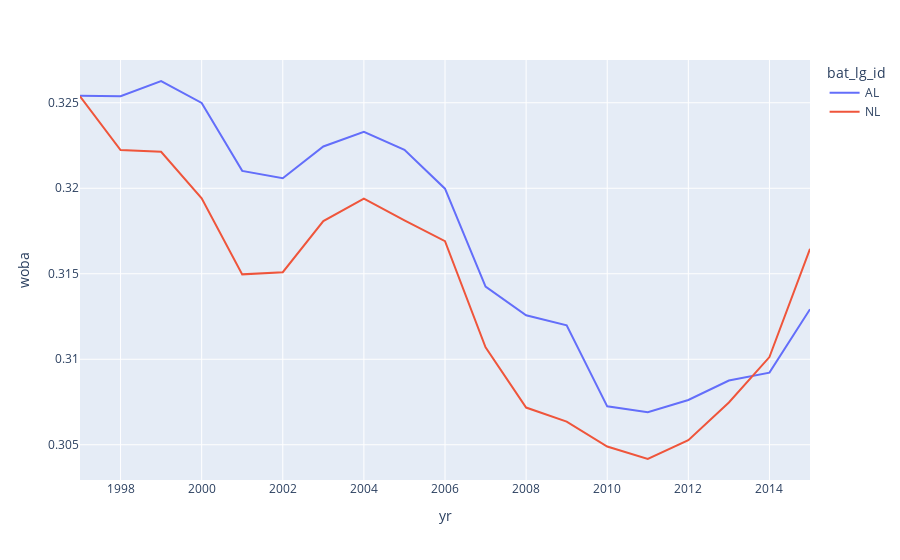

The code cell stored with this chart in its notebook:
### Code cell
# Do the same thing, while ignoring DHs/PHs/etc
pos_range = range(2, 9)

result = compute_splits_windows(pa.query('bat_fld_cd in @pos_range'), split = ['pit_id', 'bat_lg_id'], window_size = 5)
fig = px.line(result.reset_index(), x='yr', y='woba', color='bat_lg_id')
fig.update_layout(hovermode="x")
fig.show()
result.unstack()

### Figure 1 — Plotly figure (JSON) as saved in the notebook; plotly's stock layout.template omitted (floating-point values rounded to 4 significant figures)
{"data": [{"hovertemplate": "bat_lg_id=AL<br>yr=%{x}<br>woba=%{y}<extra></extra>", "legendgroup": "AL", "line": {"color": "#636efa", "dash": "solid"}, "mode": "lines", "name": "AL", "orientation": "v", "showlegend": true, "type": "scatter", "x": [1997, 1998, 1999, 2000, 2001, 2002, 2003, 2004, 2005, 2006, 2007, 2008, 2009, 2010, 2011, 2012, 2013, 2014, 2015], "xaxis": "x", "y": [0.3254, 0.3254, 0.3263, 0.325, 0.321, 0.3206, 0.3224, 0.3233, 0.3222, 0.32, 0.3143, 0.3126, 0.312, 0.3072, 0.3069, 0.3076, 0.3088, 0.3092, 0.3129], "yaxis": "y"}, {"hovertemplate": "bat_lg_id=NL<br>yr=%{x}<br>woba=%{y}<extra></extra>", "legendgroup": "NL", "line": {"color": "#EF553B", "dash": "solid"}, "mode": "lines", "name": "NL", "orientation": "v", "showlegend": true, "type": "scatter", "x": [1997, 1998, 1999, 2000, 2001, 2002, 2003, 2004, 2005, 2006, 2007, 2008, 2009, 2010, 2011, 2012, 2013, 2014, 2015], "xaxis": "x", "y": [0.3254, 0.3222, 0.3221, 0.3194, 0.315, 0.3151, 0.3181, 0.3194, 0.3181, 0.3169, 0.3107, 0.3072, 0.3064, 0.3049, 0.3042, 0.3053, 0.3075, 0.3101, 0.3165], "yaxis": "y"}], "layout": {"hovermode": "x", "legend": {"title": {"text": "bat_lg_id"}, "tracegroupgap": 0}, "margin": {"t": 60}, "xaxis": {"anchor": "y", "domain": [0, 1], "title": {"text": "yr"}}, "yaxis": {"anchor": "x", "domain": [0, 1], "title": {"text": "woba"}}}}
